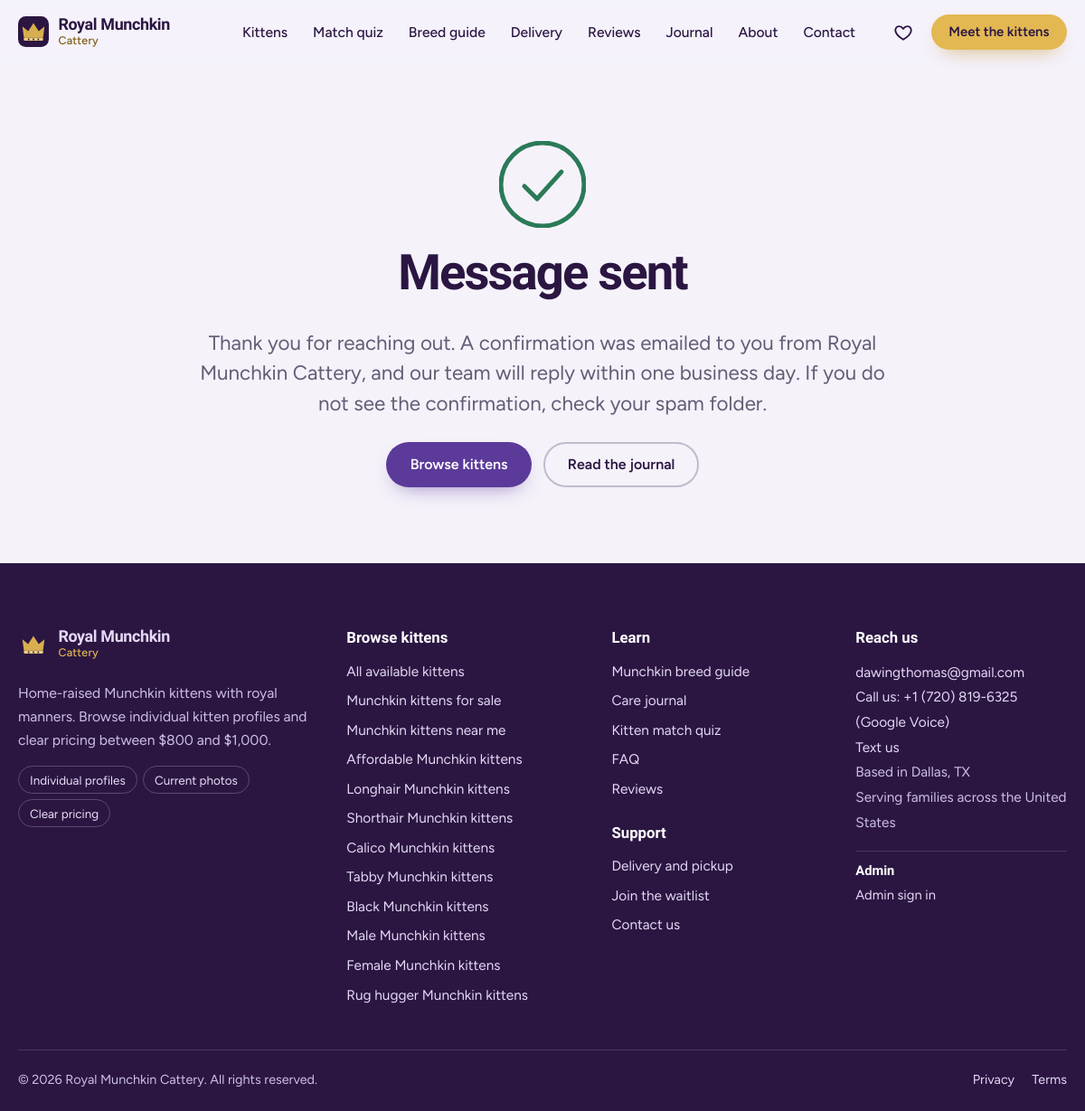
/contact/thank-you/, run on the app's committed database.
### core/models.py (models this page shows, shortened)
class SiteSettings(models.Model):
    business_name = models.CharField(max_length=120, default="Royal Munchkin Cattery")
    tagline = models.CharField(max_length=200, default="Home-raised Munchkin kittens with royal manners")
    city = models.CharField(max_length=100, default="Dallas", help_text="Used in schema.org markup. Clear it to hide the address.")
    state = models.CharField(max_length=2, default="TX", blank=True)
    contact_phone = models.CharField(max_length=24, blank=True, help_text="Digits with country code, e.g. +15551234567")
    whatsapp_number = models.CharField(max_length=20, blank=True, help_text="Digits only, e.g. 15551234567")
    contact_email = models.EmailField(default="dawingthomas@gmail.com")
    instagram_url = models.URLField(blank=True)
    facebook_url = models.URLField(blank=True)
    tiktok_url = models.URLField(blank=True)
    youtube_url = models.URLField(blank=True)
    kittens_placed_count = models.PositiveIntegerField(
        default=0, help_text="Shown on the homepage only when above zero. Use a real number."
    )
    announcement = models.CharField(max_length=160, blank=True, help_text="Optional banner above the header (e.g. 'New litter due in March').")
    class Meta:
        verbose_name = "Site Settings"
        verbose_name_plural = "Site Settings"
    @classmethod
    def load(cls):
        obj = cache.get(SETTINGS_CACHE_KEY)
        if obj is None:
            obj, _ = cls.objects.get_or_create(pk=1)
            cache.set(SETTINGS_CACHE_KEY, obj, 300)
        return obj

### core/views.py (the view)
# urls.py: path("contact/thank-you/", views.ThanksView.as_view(
class ThanksView(TemplateView):
    title = "Thank you"
    message = ""
    def get_context_data(self, **kwargs):
        ctx = super().get_context_data(**kwargs)
        ctx.update({"title": self.title, "message": self.message, "noindex": True, "meta_title": f"{self.title} | Royal Munchkin Cattery"})
        return ctx
    template_name = "core/thanks.html"

### templates/core/thanks.html (shortened to what this page needs)
{% extends "base.html" %}
{% block content %}
<section class="section"><div class="container narrow center">
  <svg class="big-check" viewBox="0 0 96 96" fill="none" stroke="#2B7A58" stroke-width="5" stroke-linecap="round" stroke-linejoin="round" aria-hidden="true"><circle cx="48" cy="48" r="46"/><path d="M28 50l14 14 27-30"/></svg>
  <h1 style="font-size:clamp(2.1rem,1.4rem + 3vw,3.4rem)">{{ title }}</h1>
  <p class="lede">{{ message }}</p>
  <div class="btn-row" style="justify-content:center;margin-top:1.6rem"><a class="btn btn-primary" href="{% url 'kittens:list' %}">Browse kittens</a><a class="btn btn-ghost" href="{% url 'core:journal_list' %}">Read the journal</a></div>
</div></section>
{% endblock %}

### templates/partials/footer.html (shortened to what this page needs)
{% load humanize %}<footer class="site-footer">
  <div class="container footer-grid">
    <div class="footer-brand">
      <a class="brand brand-light" href="{% url 'core:home' %}">{% include "partials/logo.html" %}<span class="brand-text"><b>Royal Munchkin</b><i>Cattery</i></span></a>
      <p>{{ site_settings.tagline }}. Browse individual kitten profiles and clear pricing between ${{ MIN_PRICE }} and ${{ MAX_PRICE|intcomma }}.</p>
      <ul class="footer-badges">
        <li>Individual profiles</li><li>Current photos</li><li>Clear pricing</li>
      </ul>
    </div>
    <div>
      <h2 class="footer-h">Browse kittens</h2>
      <ul>
        <li><a href="{% url 'kittens:list' %}">All available kittens</a></li>
        {% for slug, label in FOOTER_LANDING_LINKS %}<li><a href="{% url 'core:landing' slug=slug %}">{{ label }}</a></li>{% endfor %}
      </ul>
    </div>
    <div>
      <h2 class="footer-h">Learn</h2>
      <ul>
        <li><a href="{% url 'core:breed_guide' %}">Munchkin breed guide</a></li>
        <li><a href="{% url 'core:journal_list' %}">Care journal</a></li>
        <li><a href="{% url 'kittens:match' %}">Kitten match quiz</a></li>
        <li><a href="{% url 'core:faq' %}">FAQ</a></li>
        <li><a href="{% url 'reviews:list' %}">Reviews</a></li>
      </ul>
      <h2 class="footer-h footer-h-2">Support</h2>
      <ul>
        <li><a href="{% url 'core:delivery' %}">Delivery and pickup</a></li>
        <li><a href="{% url 'core:waitlist' %}">Join the waitlist</a></li>
        <li><a href="{% url 'core:contact' %}">Contact us</a></li>
      </ul>
    </div>
    <div>
      <h2 class="footer-h">Reach us</h2>
      <address>
        <a href="mailto:{{ site_settings.contact_email }}">{{ site_settings.contact_email }}</a>
        {% if CONTACT_PHONE %}<br><a href="tel:{{ CONTACT_PHONE_URI }}">Call us: {{ CONTACT_PHONE }} (Google Voice)</a><br><a href="sms:{{ CONTACT_PHONE_URI }}">Text us</a>{% endif %}
        {% if site_settings.city %}<br><span>Based in {{ site_settings.city }}{% if site_settings.state %}, {{ site_settings.state }}{% endif %}</span>{% endif %}
        <br><span>{{ SITE_LOCATION_SUMMARY }}</span>
      </address>
      <div class="footer-admin">
        <h2 class="footer-h footer-h-2">Admin</h2>
        <a href="{% url 'accounts:login' %}" rel="nofollow">Admin sign in</a>
      </div>
    </div>
  </div>
  <div class="container footer-bottom">
    <span>&copy; {% now "Y" %} {{ SITE_NAME }}. All rights reserved.</span>
    <span class="footer-legal"><a href="{% url 'core:privacy' %}">Privacy</a><a href="{% url 'core:terms' %}">Terms</a></span>
  </div>
</footer>

### data on the page
SiteSettings: tagline "Home-raised Munchkin kittens with royal manners", contact_email "dawingthomas@gmail.com", contact_phone "+1 (720) 819-6325", city "Dallas", state "TX", business_name "Royal Munchkin Cattery"

### other printed values
{{ title }} "Message sent"
{{ message }} "Thank you for reaching out. A confirmation was emailed to you from Royal Munchkin Cattery, and our team will reply within one business day. If you do not see the confirmation, check your spam folder."
{{ MIN_PRICE }} "800"
{{ MAX_PRICE|intcomma }} "1,000"
{{ label }} "Munchkin kittens for sale" "Munchkin kittens near me" "Affordable Munchkin kittens" "Longhair Munchkin kittens" "Shorthair Munchkin kittens" "Calico Munchkin kittens" "Tabby Munchkin kittens" "Black Munchkin kittens" "Male Munchkin kittens" "Female Munchkin kittens" "Rug hugger Munchkin kittens"
{{ SITE_LOCATION_SUMMARY }} "Serving families across the United States"
